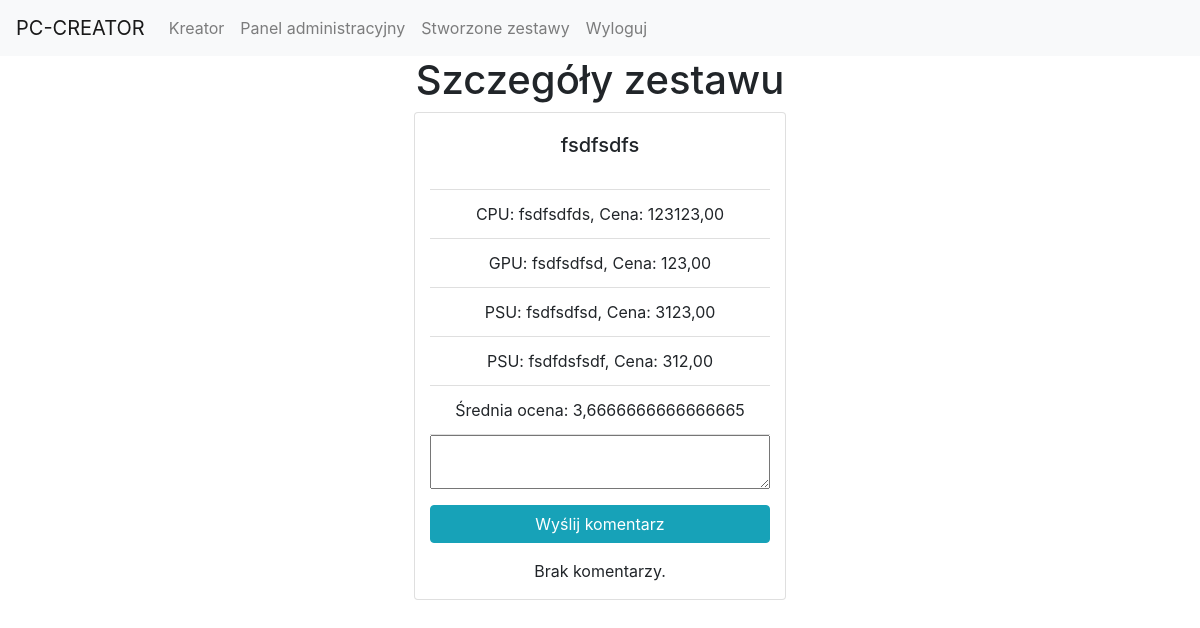
Before: /details/2/ (signed in) with the older database file.
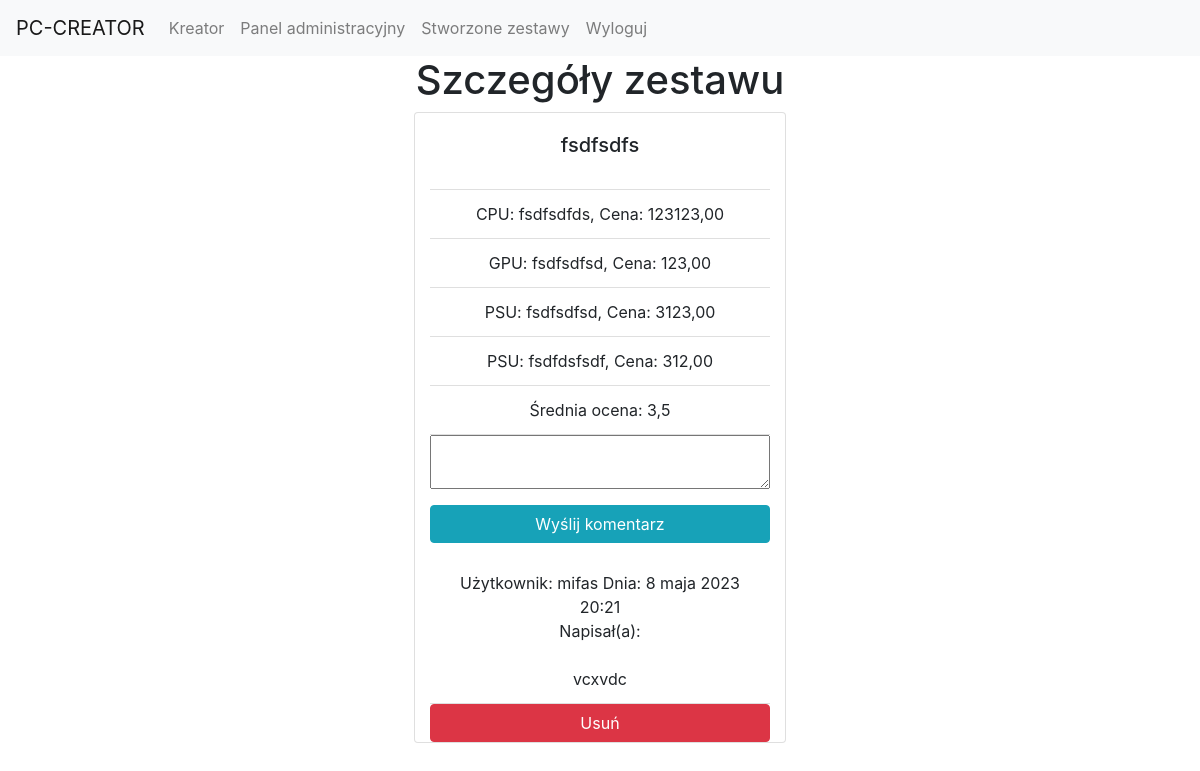
After: the same page with the newer database file.
### ScriptLanguagesApp/models.py (models this page shows, shortened)
class PC(models.Model):
    name = models.CharField(max_length=100, verbose_name="Nazwa zestawu")
    cpu = models.CharField(max_length=100,verbose_name="Procesor")
    gpu = models.CharField(max_length=100,verbose_name="Karta graficzna")
    ram = models.CharField(max_length=100,verbose_name="Pamięć RAM")
    psu = models.CharField(max_length=100,verbose_name="Zasilacz")
    cpu_price = models.DecimalField(max_digits=8, decimal_places=2,verbose_name="Cena procesora")
    gpu_price = models.DecimalField(max_digits=8, decimal_places=2,verbose_name="Cena karty graficznej")
    ram_price = models.DecimalField(max_digits=8, decimal_places=2,verbose_name="Cena pamięci RAM")
    psu_price = models.DecimalField(max_digits=8, decimal_places=2,verbose_name="Cena zasilacza")
    ratings = models.ManyToManyField(User, through='PCRating')
    average_rating = models.FloatField(default=0, verbose_name="Średnia ocena", editable=False)

class Comment(models.Model):
    pc = models.ForeignKey(PC, on_delete=models.CASCADE, related_name='comments')
    user = models.ForeignKey(User, on_delete=models.CASCADE)
    text = models.TextField()
    created_at = models.DateTimeField(auto_now_add=True)

### ScriptLanguagesApp/views.py (the view)
# urls.py: path('details/<int:pc_id>/', DetailsView.as_view(), name='details'),
@method_decorator(login_required, name='dispatch')
class DetailsView(View):
    def __init__(self):
        super().__init__()
        self.logger = Logger()
    def get(self, request, pc_id):
        self.logger.log('INFO', 'DetailsView GET request')
        pc = get_object_or_404(PC, id=int(pc_id))
        return render(request, 'creator/details.html', {'pc':pc})

### ScriptLanguagesApp/Common/logger.py (called while the page is built)
    def log(self, level, message):
        getattr(self.logger, level.lower())(message)

### ScriptLanguagesApp/templates/creator/details.html (shortened to what this page needs)
{% extends 'base.html' %} {% load crispy_forms_tags %}
{% block content %}
<div class="text-center container">
  <h1>Szczegóły zestawu</h1>
  <div class="row">
    <div class="col-sm"></div>
    <div class="card text-center col-sm" style="width: 18rem">
      <div class="card-body">
        <h5 class="card-title">{{pc.name}}</h5>
      </div>
      <ul class="list-group list-group-flush">
        <li class="list-group-item">CPU: {{pc.cpu}}, Cena: {{pc.cpu_price}}</li>
        <li class="list-group-item">GPU: {{pc.gpu}}, Cena: {{pc.gpu_price}}</li>
        <li class="list-group-item">PSU: {{pc.psu}}, Cena: {{pc.psu_price}}</li>
        <li class="list-group-item">PSU: {{pc.ram}}, Cena: {{pc.ram_price}}</li>
        <li class="list-group-item">Średnia ocena: {{pc.average_rating}}</li>
      </ul>
      <div class="text-center">
        <form method="POST" action="{% url 'add-comment' pc.id %}">
          <div class="form-group" style="display: flex; flex-direction: column;">
            <textarea name="text"></textarea>
          </div>
          <div class="form-group" style="display: flex; flex-direction: column;">
            <button class="btn btn-info" type="submit">Wyślij komentarz</button>
          </div>
        </form>
        {% for comment in pc.comments.all %}
        <ul class="list-group list-group-flush">
            <li class="list-group-item">Użytkownik: {{comment.user.username}} Dnia: {{comment.created_at}} <br>
            Napisał(a): <br><br>{{comment.text}}</li>
            {% if comment.user == user %}
            <button class="btn btn-danger" type="submit" onclick="location.href='{% url 'delete-comment' comment.id %}'">Usuń</button>
            {% elif user.is_superuser %}
            <button class="btn btn-danger" type="submit" onclick="location.href='{% url 'delete-comment' comment.id %}'">Usuń</button>
            {% endif %}
        </ul>
        {% empty %}
        <p>Brak komentarzy.</p>
        {% endfor %}
      </div>
    </div>
    <div class="col-sm"></div>
  </div>
</div>
{% endblock %}

### ScriptLanguagesApp/templates/base.html (shortened to what this page needs)
<!DOCTYPE html>
<html lang="pl" dir="ltr">
  <head>
    <link
      rel="stylesheet"
      href="https://maxcdn.bootstrapcdn.com/bootstrap/4.5.2/css/bootstrap.min.css"
    />
  </head>
  <body>
    <nav class="navbar navbar-expand-lg navbar-light bg-light">
      <a class="navbar-brand" href="{% url 'index' %}">PC-CREATOR</a>
      <div class="collapse navbar-collapse" id="navbarNav">
        <ul class="navbar-nav">
          {% if user.is_authenticated %} {% if user.is_superuser %}
          <li class="nav-item">
            <a class="nav-link" href="{% url 'add-set' %}">Kreator</a>
          </li>
          <li class="nav-item">
            <a class="nav-link" href="/admin/">Panel administracyjny</a>
          </li>
          {%endif%}
          <li class="nav-item">
            <a class="nav-link" href="{% url 'created-sets' %}"
              >Stworzone zestawy</a
            >
          </li>
          <li class="nav-item">
            <a class="nav-link" href="{% url 'logout' %}">Wyloguj</a>
          </li>
          {% endif %}
        </ul>
      </div>
    </nav>
    <div class="container">{% block content %}{% endblock %}</div>
  </body>
</html>

Changed rows visible on the page:
changed PC "fsdfsdfs": average_rating "3,6666666666666665" → "3,5"
added Comment: user.username "mifas", created_at "8 maja 2023 20:21", text "vcxvdc", shows "Usuń"
Other visible differences:
text no longer shown: "Brak komentarzy."
